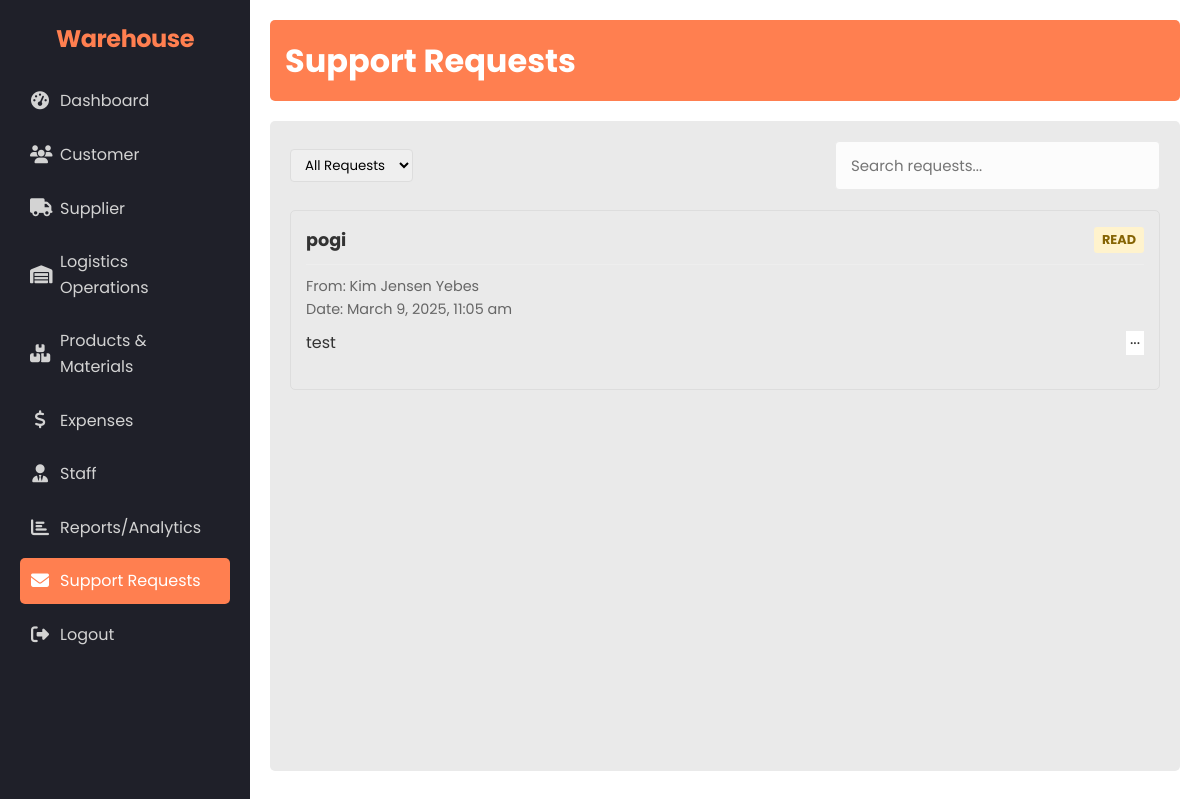
Screenshot of /admin/support_requests.php (signed in) with the database file from the repository.
### tables this page shows
CREATE TABLE `messages` (
  `messageID` int(11) NOT NULL,
  `employee_id` int(11) NOT NULL,
  `subject` varchar(255) NOT NULL,
  `message` text NOT NULL,
  `status` enum('unread','read','resolved') DEFAULT 'unread',
  `timestamp` datetime DEFAULT current_timestamp()
);

CREATE TABLE `employees` (
  `EmployeeID` int(11) NOT NULL,
  `FirstName` varchar(50) NOT NULL,
  `LastName` varchar(50) NOT NULL,
  `Role` varchar(45) NOT NULL,
  `Phone` varchar(20) DEFAULT NULL,
  `employeeEmail` varchar(100) DEFAULT NULL,
  `employeePassword` varchar(255) NOT NULL,
  `HireDate` date NOT NULL,
  `Status` varchar(32) NOT NULL
);

### admin/support_requests.php (the view, shortened to what this page needs)
<?php
require_once '../admin/session_check_admin.php';
$query = "SELECT m.*, e.FirstName, e.LastName
          FROM messages m
          JOIN employees e ON m.employee_id = e.EmployeeID
          ORDER BY
            CASE
                WHEN m.status = 'unread' THEN 1
                WHEN m.status = 'read' THEN 2
                WHEN m.status = 'resolved' THEN 3
            END,
            m.timestamp DESC";
$result = $conn->query($query);
?>
<!DOCTYPE html>
<html lang="en">
<head>
    <link rel="stylesheet" href="../assets/css/style.css">
    <link rel="stylesheet" href="https://cdnjs.cloudflare.com/ajax/libs/font-awesome/6.5.1/css/all.min.css">
</head>
<body>
    <div class="dashboard-container">
        <?php include '../layouts/sidebar.php'; ?>
        <div class="main-content">
            <header>
                <h1>Support Requests</h1>
            </header>
            <div class="content">
                <div class="messages-controls">
                    <div class="filter-options">
                        <select id="status-filter">
                            <option value="all">All Requests</option>
                        </select>
                    </div>
                    <div class="search-box">
                        <input type="text" id="search-input" placeholder="Search requests...">
                    </div>
                </div>
                <?php if ($result && $result->num_rows > 0): ?>
                    <div id="messages-list">
                        <?php while ($row = $result->fetch_assoc()): ?>
                            <div class="message-container" data-status="<?php echo $row['status']; ?>" data-id="<?php echo $row['messageID']; ?>">
                                <div class="message-header">
                                    <div class="message-subject"><?php echo htmlspecialchars($row['subject']); ?></div>
                                    <span class="status-badge status-<?php echo $row['status']; ?>"><?php echo $row['status']; ?></span>
                                </div>
                                <div class="message-meta">
                                    From: <?php echo htmlspecialchars($row['FirstName'] . ' ' . $row['LastName']); ?><br>
                                    Date: <?php echo date('F j, Y, g:i a', strtotime($row['timestamp'])); ?>
                                </div>
                                <div class="message-content message-content-truncated">
                                    <?php echo nl2br(htmlspecialchars($row['message'])); ?>
                                </div>
                            </div>
                        <?php endwhile; ?>
                    </div>
                <?php endif; ?>
            </div>
        </div>
    </div>
</body>
</html>

### assets/css/style.css (style rules this page uses)
* { margin: 0; padding: 0; box-sizing: border-box; font-family: 'Poppins', sans-serif; }
body { background: #f5f7fa; display: flex; justify-content: center; align-items: center; min-height: 100vh; background-image: linear-gradient(to right, #6a11cb, #2575fc); }
* { margin: 0; padding: 0; box-sizing: border-box; }
body { font-family: Arial, sans-serif; background-color: #f4f4f4; color: #fff; display: flex; height: 100vh; }
.dashboard-container { display: flex; width: 100%; }
.main-content { flex-grow: 1; padding: 20px; background-color: #fff; color: #333; }
header { background-color: #ff7f50; color: #fff; padding: 15px; border-radius: 5px; margin-bottom: 20px; }
.content { background-color: #eaeaea; padding: 20px; border-radius: 5px; min-height: calc(100vh - 150px); }
* { margin: 0; padding: 0; box-sizing: border-box; font-family: 'Segoe UI', Tahoma, Geneva, Verdana, sans-serif; }
body { min-height: 100vh; display: flex; justify-content: center; align-items: center; background: #1f1c1c; color: #fff; }
body { background-color: #ffffff; color: #333; line-height: 1.6; padding: 40px 0; }
input[type="text"], input[type="tel"], input[type="email"], textarea { width: 100%; padding: 12px 15px; border: 1px solid #eaeaea; border-radius: 4px; font-size: 15px; transition: all 0.2s ease; background-color: #fcfcfc; }

### assets/css/sidebar.css (style rules this page uses)
html, body { margin: 0; padding: 0; min-height: 100vh; overflow-x: hidden; }
body { padding-left: 250px !important; transition: none; }
.dashboard-container { display: flex; width: 100%; min-height: 100vh; }

### admin/support_requests.php (style rules this page uses)
.message-container { margin-bottom: 15px; border: 1px solid #ddd; border-radius: 5px; padding: 15px; cursor: pointer; transition: background-color 0.2s; height: 180px; overflow: hidden; position: relative; }
.message-header { display: flex; justify-content: space-between; align-items: center; margin-bottom: 10px; border-bottom: 1px solid #eee; padding-bottom: 10px; }
.message-subject { font-weight: bold; font-size: 1.1em; white-space: nowrap; overflow: hidden; text-overflow: ellipsis; max-width: 400px; }
.message-meta { color: #666; font-size: 0.9em; margin-bottom: 10px; }
.message-content { line-height: 1.5; max-height: 80px; overflow: hidden; position: relative; }
.message-content-truncated::after { content: "..."; position: absolute; bottom: 0; right: 0; background-color: white; padding: 4px; }
.status-badge { padding: 3px 8px; border-radius: 3px; font-size: 0.8em; font-weight: bold; text-transform: uppercase; }
.status-read { background-color: #fff3cd; color: #856404; }
.messages-controls { margin-bottom: 20px; display: flex; justify-content: space-between; align-items: center; }
.filter-options select { padding: 5px 10px; border-radius: 4px; border: 1px solid #ddd; }

### rows the page displays
messages: subject "pogi", status "READ", employee.LastName "Kim Jensen Yebes", timestamp "March 9, 2025, 11:05 am", message "test"
